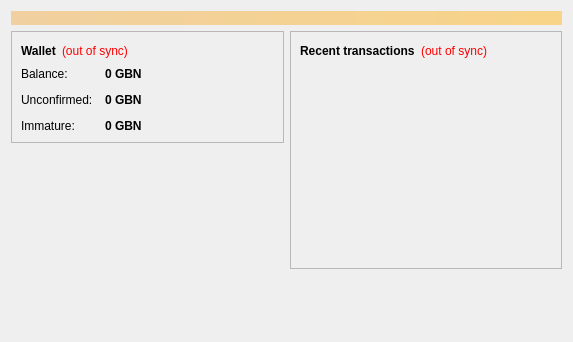
<?xml version="1.0" encoding="UTF-8"?>
<ui version="4.0">
 <class>OverviewPage</class>
 <widget class="QWidget" name="OverviewPage">
  <property name="geometry">
   <rect>
    <x>0</x>
    <y>0</y>
    <width>573</width>
    <height>342</height>
   </rect>
  </property>
  <property name="windowTitle">
   <string>Form</string>
  </property>
  <layout class="QVBoxLayout" name="topLayout">
   <item>
    <widget class="QLabel" name="labelAlerts">
     <property name="visible">
      <bool>false</bool>
     </property>
     <property name="styleSheet">
      <string notr="true">background-color: qlineargradient(x1: 0, y1: 0, x2: 1, y2: 0, stop:0 #F0D0A0, stop:1 #F8D488); color:#000000;</string>
     </property>
     <property name="wordWrap">
      <bool>true</bool>
     </property>
     <property name="margin">
      <number>3</number>
     </property>
    </widget>
   </item>
   <item>
    <layout class="QHBoxLayout" name="horizontalLayout" stretch="1,1">
     <item>
      <layout class="QVBoxLayout" name="verticalLayout_2">
       <item>
        <widget class="QFrame" name="frame">
         <property name="frameShape">
          <enum>QFrame::StyledPanel</enum>
         </property>
         <property name="frameShadow">
          <enum>QFrame::Raised</enum>
         </property>
         <layout class="QVBoxLayout" name="verticalLayout_4">
          <item>
           <layout class="QHBoxLayout" name="horizontalLayout_4">
            <item>
             <widget class="QLabel" name="label_5">
              <property name="font">
               <font>
                <weight>75</weight>
                <bold>true</bold>
               </font>
              </property>
              <property name="text">
               <string>Wallet</string>
              </property>
             </widget>
            </item>
            <item>
             <widget class="QLabel" name="labelWalletStatus">
              <property name="toolTip">
               <string>The displayed information may be out of date. Your wallet automatically synchronizes with the Gabencoin network after a connection is established, but this process has not completed yet.</string>
              </property>
              <property name="styleSheet">
               <string notr="true">QLabel { color: red; }</string>
              </property>
              <property name="text">
               <string notr="true">(out of sync)</string>
              </property>
              <property name="alignment">
               <set>Qt::AlignLeading|Qt::AlignLeft|Qt::AlignVCenter</set>
              </property>
             </widget>
            </item>
            <item>
             <spacer name="horizontalSpacer_2">
              <property name="orientation">
               <enum>Qt::Horizontal</enum>
              </property>
              <property name="sizeHint" stdset="0">
               <size>
                <width>40</width>
                <height>20</height>
               </size>
              </property>
             </spacer>
            </item>
           </layout>
          </item>
          <item>
           <layout class="QFormLayout" name="formLayout_2">
            <property name="fieldGrowthPolicy">
             <enum>QFormLayout::AllNonFixedFieldsGrow</enum>
            </property>
            <property name="horizontalSpacing">
             <number>12</number>
            </property>
            <property name="verticalSpacing">
             <number>12</number>
            </property>
            <item row="0" column="0">
             <widget class="QLabel" name="label">
              <property name="text">
               <string>Balance:</string>
              </property>
             </widget>
            </item>
            <item row="0" column="1">
             <widget class="QLabel" name="labelBalance">
              <property name="font">
               <font>
                <weight>75</weight>
                <bold>true</bold>
               </font>
              </property>
              <property name="cursor">
               <cursorShape>IBeamCursor</cursorShape>
              </property>
              <property name="toolTip">
               <string>Your current balance</string>
              </property>
              <property name="text">
               <string notr="true">0 GBN</string>
              </property>
              <property name="textInteractionFlags">
               <set>Qt::LinksAccessibleByMouse|Qt::TextSelectableByKeyboard|Qt::TextSelectableByMouse</set>
              </property>
             </widget>
            </item>
            <item row="1" column="0">
             <widget class="QLabel" name="label_3">
              <property name="text">
               <string>Unconfirmed:</string>
              </property>
             </widget>
            </item>
            <item row="1" column="1">
             <widget class="QLabel" name="labelUnconfirmed">
              <property name="font">
               <font>
                <weight>75</weight>
                <bold>true</bold>
               </font>
              </property>
              <property name="cursor">
               <cursorShape>IBeamCursor</cursorShape>
              </property>
              <property name="toolTip">
               <string>Total of transactions that have yet to be confirmed, and do not yet count toward the current balance</string>
              </property>
              <property name="text">
               <string notr="true">0 GBN</string>
              </property>
              <property name="textInteractionFlags">
               <set>Qt::LinksAccessibleByMouse|Qt::TextSelectableByKeyboard|Qt::TextSelectableByMouse</set>
              </property>
             </widget>
            </item>
            <item row="2" column="0">
             <widget class="QLabel" name="labelImmatureText">
              <property name="text">
               <string>Immature:</string>
              </property>
             </widget>
            </item>
            <item row="2" column="1">
             <widget class="QLabel" name="labelImmature">
              <property name="font">
               <font>
                <weight>75</weight>
                <bold>true</bold>
               </font>
              </property>
              <property name="toolTip">
               <string>Mined balance that has not yet matured</string>
              </property>
              <property name="text">
               <string notr="true">0 GBN</string>
              </property>
              <property name="textInteractionFlags">
               <set>Qt::LinksAccessibleByMouse|Qt::TextSelectableByKeyboard|Qt::TextSelectableByMouse</set>
              </property>
             </widget>
            </item>
           </layout>
          </item>
         </layout>
        </widget>
       </item>
       <item>
        <widget class="QLabel" name="label_wallet_icon">
         <property name="text">
          <string/>
         </property>
         <property name="pixmap">
          <pixmap resource="../bitcoin.qrc">:/icons/res/images/wallet_icon.png</pixmap>
         </property>
         <property name="scaledContents">
          <bool>false</bool>
         </property>
         <property name="alignment">
          <set>Qt::AlignCenter</set>
         </property>
         <property name="margin">
          <number>-2</number>
         </property>
        </widget>
       </item>
       <item>
        <spacer name="verticalSpacer">
         <property name="orientation">
          <enum>Qt::Vertical</enum>
         </property>
         <property name="sizeHint" stdset="0">
          <size>
           <width>20</width>
           <height>40</height>
          </size>
         </property>
        </spacer>
       </item>
      </layout>
     </item>
     <item>
      <layout class="QVBoxLayout" name="verticalLayout_3">
       <item>
        <widget class="QFrame" name="frame_2">
         <property name="frameShape">
          <enum>QFrame::StyledPanel</enum>
         </property>
         <property name="frameShadow">
          <enum>QFrame::Raised</enum>
         </property>
         <layout class="QVBoxLayout" name="verticalLayout">
          <item>
           <layout class="QHBoxLayout" name="horizontalLayout_2">
            <item>
             <widget class="QLabel" name="label_4">
              <property name="text">
               <string>&lt;b&gt;Recent transactions&lt;/b&gt;</string>
              </property>
             </widget>
            </item>
            <item>
             <widget class="QLabel" name="labelTransactionsStatus">
              <property name="toolTip">
               <string>The displayed information may be out of date. Your wallet automatically synchronizes with the Gabencoin network after a connection is established, but this process has not completed yet.</string>
              </property>
              <property name="styleSheet">
               <string notr="true">QLabel { color: red; }</string>
              </property>
              <property name="text">
               <string notr="true">(out of sync)</string>
              </property>
              <property name="alignment">
               <set>Qt::AlignRight|Qt::AlignTrailing|Qt::AlignVCenter</set>
              </property>
             </widget>
            </item>
            <item>
             <spacer name="horizontalSpacer">
              <property name="orientation">
               <enum>Qt::Horizontal</enum>
              </property>
              <property name="sizeHint" stdset="0">
               <size>
                <width>40</width>
                <height>20</height>
               </size>
              </property>
             </spacer>
            </item>
           </layout>
          </item>
          <item>
           <widget class="QListView" name="listTransactions">
            <property name="styleSheet">
             <string notr="true">QListView { background: transparent; }</string>
            </property>
            <property name="frameShape">
             <enum>QFrame::NoFrame</enum>
            </property>
            <property name="verticalScrollBarPolicy">
             <enum>Qt::ScrollBarAlwaysOff</enum>
            </property>
            <property name="horizontalScrollBarPolicy">
             <enum>Qt::ScrollBarAlwaysOff</enum>
            </property>
            <property name="selectionMode">
             <enum>QAbstractItemView::NoSelection</enum>
            </property>
           </widget>
          </item>
         </layout>
        </widget>
       </item>
       <item>
        <spacer name="verticalSpacer_2">
         <property name="orientation">
          <enum>Qt::Vertical</enum>
         </property>
         <property name="sizeHint" stdset="0">
          <size>
           <width>20</width>
           <height>40</height>
          </size>
         </property>
        </spacer>
       </item>
      </layout>
     </item>
    </layout>
   </item>
  </layout>
 </widget>
 <resources>
  <include location="../../../../dogecoin-1.6-maint/dogecoin-1.6-maint/src/qt/bitcoin.qrc"/>
  <include location="../bitcoin.qrc"/>
 </resources>
 <connections/>
</ui>
